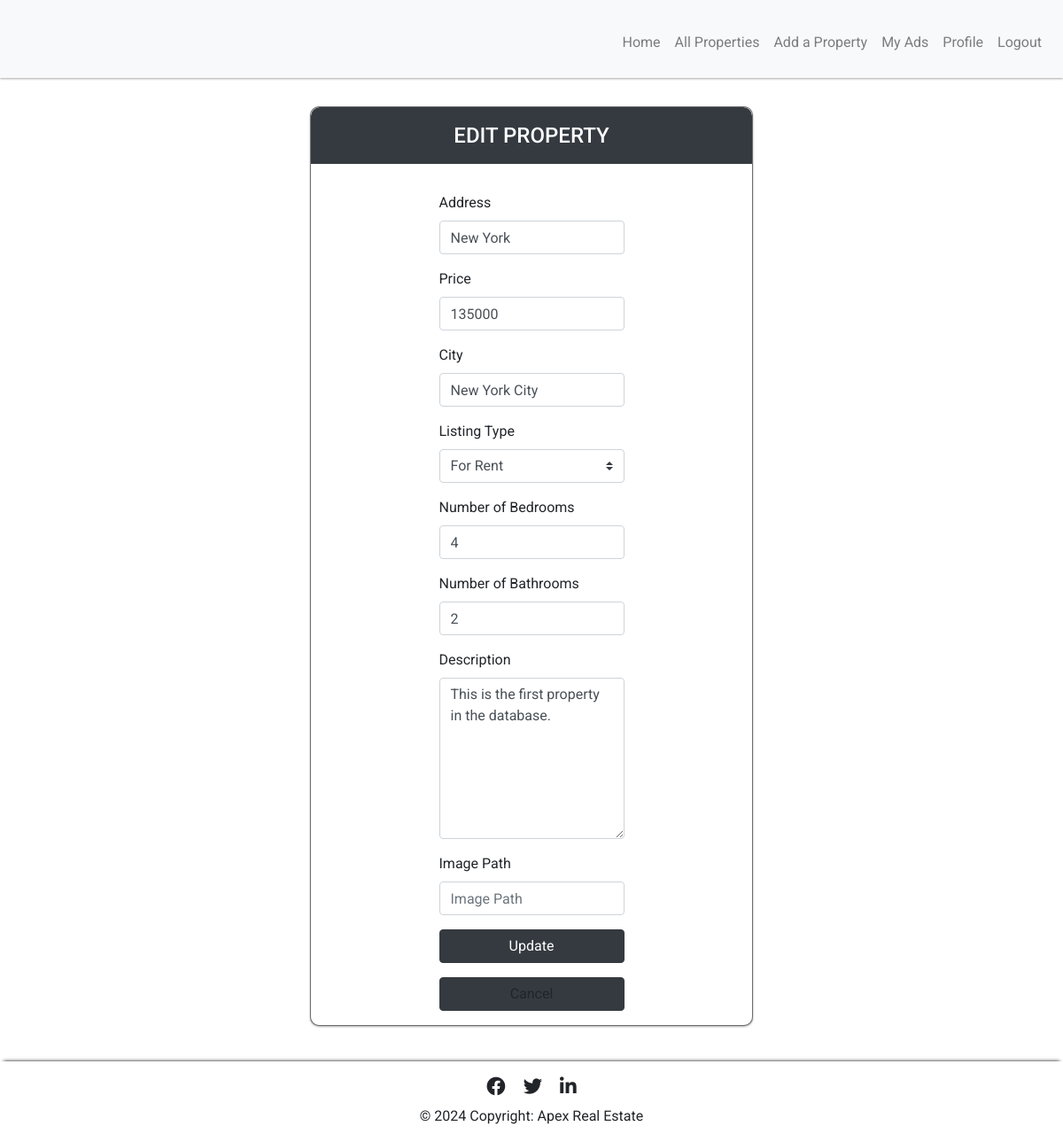
/agents/edit_property/1 (signed in), run on an earlier commit of the app's database.
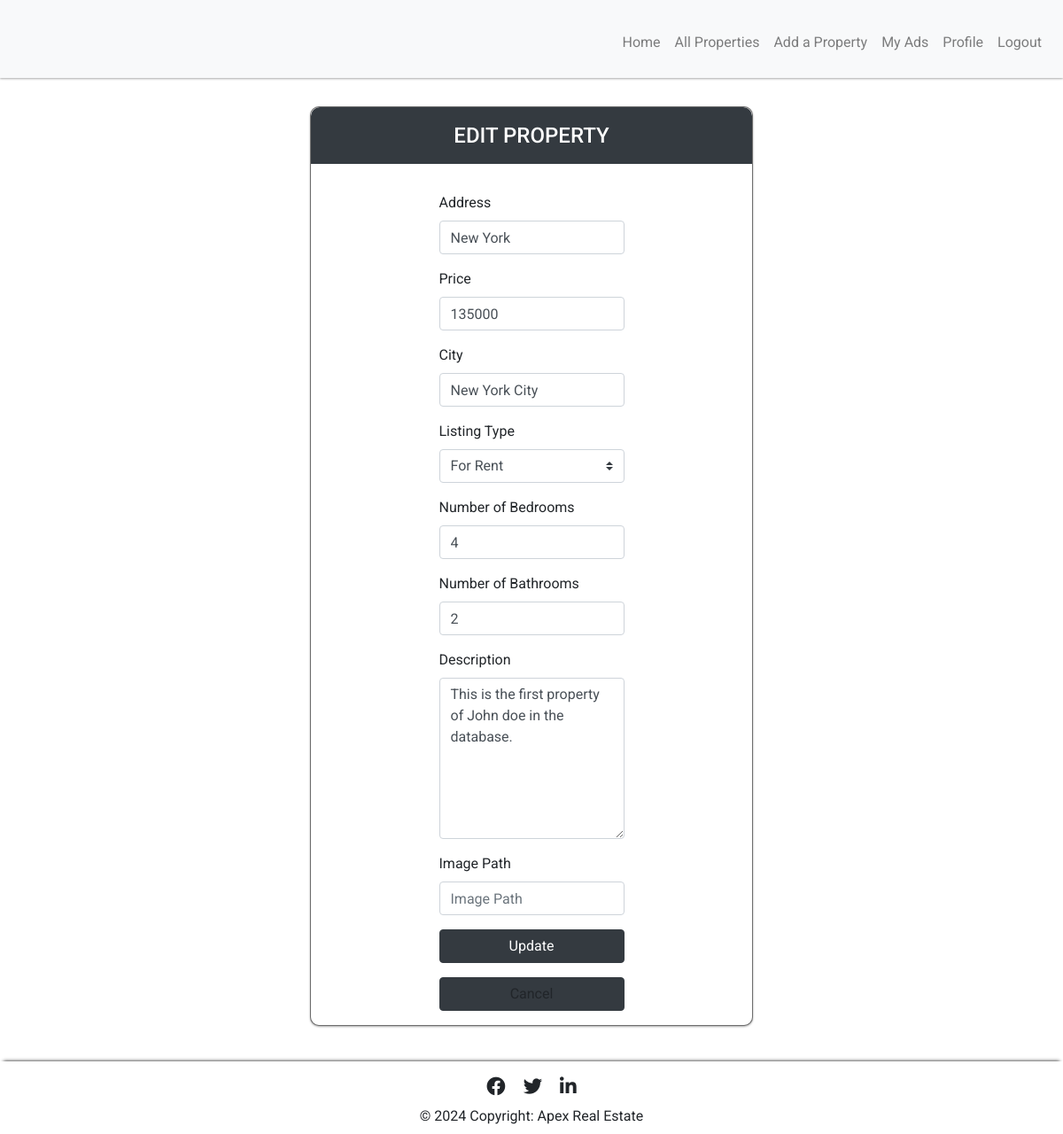
And on a later commit of the database.
### apex/models.py (models this page shows, shortened)
class Property(db.Model):
  id = db.Column(db.Integer, primary_key=True)
  address = db.Column(db.String(255), nullable=False)
  city = db.Column(db.String(100), nullable=False)
  property_size = db.Column(db.Integer, nullable=False)
  num_bedrooms = db.Column(db.Integer, nullable=False)
  num_bathrooms = db.Column(db.Integer, nullable=False)
  num_carspaces = db.Column(db.Integer, nullable=False)
  description = db.Column(db.Text, nullable=True)
  image_link = db.Column(db.String(255), nullable=True)
  price = db.Column(db.Integer, nullable=False)  # New attribute for property price
  created_date = db.Column(db.DateTime, nullable=False, default=datetime.utcnow)  # New attribute for property creation date
  listing_status = db.Column(db.String(50), nullable=False)  # New attribute for property listing status
  listing_type = db.Column(db.String(50), nullable=False)  # New attribute for property listing type
  agent_id = db.Column(db.Integer, db.ForeignKey('agent.id'), nullable=False)
  agent = db.relationship('Agent', backref='properties')

### apex/agents/routes.py (the view)
@agents.route("/agents/edit_property/<property_id>", methods=["GET", "POST"])
def edit_property(property_id):
  property_to_edit = Property.query.get(property_id)
  if property_to_edit:
      if current_user == property_to_edit.agent:
          if request.method == "POST":
              property_to_edit.address = request.form['address']
              property_to_edit.price = request.form['price']
              property_to_edit.num_bedrooms = request.form['num_bedrooms']
              property_to_edit.num_bathrooms = request.form['num_bathrooms']
              property_to_edit.city = request.form['city']
              property_to_edit.listing_type = request.form['listing_type']
              property_to_edit.description = request.form['description']
              if 'image_link' in request.form:
                  property_to_edit.image_link = request.form['image_link']
              db.session.commit()
              flash('Property updated successfully!', 'success')
              return redirect(url_for('agents.property_details', property_id=property_id))
          else:
              return render_template('edit_property.html', property_details=property_to_edit)
      else:
          flash('You are not authorized to edit this property.', 'danger')
          return redirect(url_for('agents.property_details', property_id=property_id))
  else:
      flash('Property not found.', 'danger')
      return redirect(url_for('agents.home_agent'))

### apex/models.py (called while the page is built)
@login_manager.user_loader
def load_agent(agent_id):
    return Agent.query.get(int(agent_id))

### apex/templates/edit_property.html (shortened to what this page needs)
{% extends "base_agent.html" %}
{% block content %}
<div class="container-fluid col-11 col-md-8 col-lg-6 col-xl-5 mb-4 add-property-container">
    <div class="row add-title mb-3">
        <h4>EDIT PROPERTY</h4>
    </div>
    <div class="row mx-auto px-2 mt-3 form-property">
        <form action="{{ url_for('agents.edit_property', property_id=property_details.id) }}" method="POST">
            <div class="form-group">
                <label for="address">Address</label>
                <input type="text" class="form-control" id="address" name="address" value="{{ property_details.address }}" placeholder="Address" required>
            </div>
            <div class="form-group">
                <label for="price">Price</label>
                <input type="number" class="form-control" id="price" name="price" value="{{ property_details.price }}" placeholder="Price" required>
            </div>
            <div class="form-group">
                <label for="city">City</label>
                <input type="text" class="form-control" id="city" name="city" value="{{ property_details.city }}" placeholder="City" required>
            </div>
            <div class="form-group">
                <label for="listing_type">Listing Type</label>
                <select class="custom-select" id="listing_type" name="listing_type">
                    <option value="rent" {% if property_details.listing_type == 'rent' %} selected {% endif %}>For Rent</option>
                </select>
            </div>
            <div class="form-group">
                <label for="num_bedrooms">Number of Bedrooms</label>
                <input type="number" class="form-control" id="num_bedrooms" name="num_bedrooms" value="{{ property_details.num_bedrooms }}" placeholder="Number of Bedrooms" required>
            </div>
            <div class="form-group">
                <label for="num_bathrooms">Number of Bathrooms</label>
                <input type="number" class="form-control" id="num_bathrooms" name="num_bathrooms" value="{{ property_details.num_bathrooms }}" placeholder="Number of Bathrooms" required>
            </div>
            <div class="form-group">
                <label for="description">Description</label>
                <textarea class="form-control" rows="7" id="description" name="description" placeholder="Description">{{ property_details.description }}</textarea>
            </div>
            <div class="form-group">
                <label for="image_path">Image Path</label>
                <input type="text" class="form-control" id="image_path" name="image_path" value="{{ property_details.image_path }}" placeholder="Image Path">
            </div>
            <button type="submit" class="btn btn-dark btn-block mb-3">Update</button>
            <a class="btn btn-dark btn-block mb-3" href="{{ url_for('agents.property_details', property_id=property_details.id) }}">Cancel</a>
        </form>
    </div>
</div>
{% endblock %}

What changed in the data, as far as the page shows it:
changed Property "New York": description "This is the first property in the database." → "This is the first property of John doe in the database."
